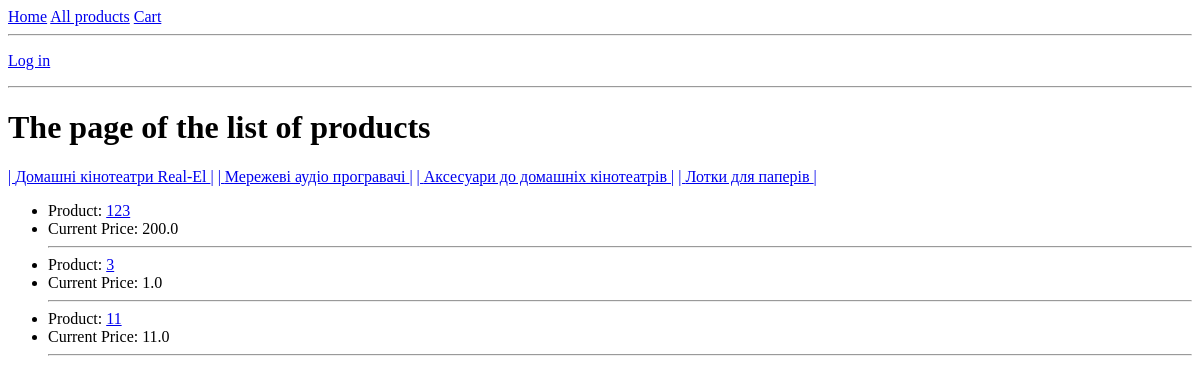
The app's page /category/2/, older data.
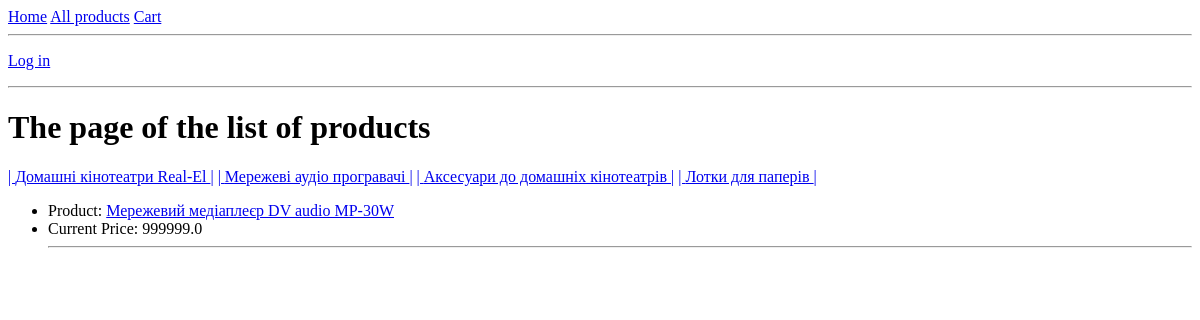
The same page, newer data.
### app/models.py (models this page shows, shortened)
class ProductCategory(models.Model):
    category_id = models.CharField(max_length=30, default='No category id')
    category_name = models.CharField(max_length=30, default='No category')

class Product(models.Model):
    item_id = models.CharField(max_length=20, default='No id')
    title = models.CharField(max_length=200, default='No title')
    old_price = models.FloatField(default=0)
    current_price = models.FloatField(default=0)
    href = models.CharField(max_length=50, default='No href')
    brand = models.CharField(max_length=30, default='No Brand')
    category = models.CharField(max_length=30, default='No category')
    product_category = models.ForeignKey('ProductCategory', on_delete=models.DO_NOTHING, default=1, null=True)
    def get_absolute_url(self):
        return f'/products/{self.id}/'

### app/views.py (the view)
# urls.py: path('category/<int:category_id>/', views.category_view, name='category_filter'),
def category_view(request, category_id):
    current_category = get_object_or_404(ProductCategory.objects.filter(id=category_id))
    all_categories = ProductCategory.objects.all()
    all_products = Product.objects.filter(product_category=current_category)
    context = {
        'all_products': all_products,
        'current_category': current_category,
        'all_categories': all_categories,
    }
    return render(request, 'products.html', context)

### templates/products.html (shortened to what this page needs)
{% extends 'index.html' %}
{% block content %}
<H1>The page of the list of products</H1>
<div>
    {% for category in all_categories %}<a href="{% url 'category_filter' category.id %}">| {{ category.category_name }} |</a> {% endfor %}
</div>
    <ul>
        {% for product in all_products %}
            <li>Product: <a href={{ product.get_absolute_url }}>{{ product.title }}</a></li>
            <li>Current Price: {{ product.current_price }} </li>
            <hr>
        {% endfor %}
    </ul>
{% endblock content %}

### templates/index.html (shortened to what this page needs)
<!doctype html>
<html lang="en">
<head>
</head>
<body>
{% include 'navbar.html' %}
{% block content %}{% endblock content %}
</body>
</html>

### templates/navbar.html
<nav>
    <a href={% url 'add_products' %}>Home</a>
    <a href={% url 'products' %}>All products</a>
    <a href={% url 'cart_detail' %}>Cart</a>
    <hr>
    {% if not request.user.is_authenticated %}
        <p><a href=/login/> Log in</a></p>
    {% else %}
        <p>Welcome {{ request.user.username }}<a href=/logout/> Log out</a></p>
    {% endif %}
    <hr>
</nav>

Row changes from the older to the newer data that the page shows:
removed Product: title "123", current_price "200.0"
removed Product: title "3", current_price "1.0"
removed Product: title "11", current_price "11.0"
added Product: title "Мережевий медіаплеєр DV audio MP-30W", current_price "999999.0"
